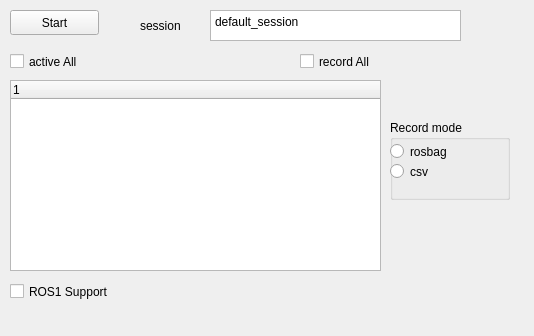
<?xml version="1.0" encoding="UTF-8"?>
<ui version="4.0">
 <class>MocapControlWidget</class>
 <widget class="QWidget" name="MocapControlWidget">
  <property name="geometry">
   <rect>
    <x>0</x>
    <y>0</y>
    <width>534</width>
    <height>336</height>
   </rect>
  </property>
  <property name="windowTitle">
   <string>MocapControl</string>
  </property>
  <widget class="QPushButton" name="startButton">
   <property name="geometry">
    <rect>
     <x>10</x>
     <y>10</y>
     <width>89</width>
     <height>25</height>
    </rect>
   </property>
   <property name="text">
    <string>Start</string>
   </property>
  </widget>
  <widget class="QTreeWidget" name="treeWidget">
   <property name="geometry">
    <rect>
     <x>10</x>
     <y>80</y>
     <width>371</width>
     <height>191</height>
    </rect>
   </property>
   <column>
    <property name="text">
     <string notr="true">1</string>
    </property>
   </column>
  </widget>
  <widget class="QCheckBox" name="recordAllCheckBox">
   <property name="geometry">
    <rect>
     <x>300</x>
     <y>50</y>
     <width>92</width>
     <height>23</height>
    </rect>
   </property>
   <property name="text">
    <string>record All</string>
   </property>
  </widget>
  <widget class="QCheckBox" name="activeAllCheckBox">
   <property name="geometry">
    <rect>
     <x>10</x>
     <y>50</y>
     <width>92</width>
     <height>23</height>
    </rect>
   </property>
   <property name="text">
    <string>active All</string>
   </property>
  </widget>
  <widget class="QPlainTextEdit" name="sessionTextEdit">
   <property name="geometry">
    <rect>
     <x>210</x>
     <y>10</y>
     <width>251</width>
     <height>31</height>
    </rect>
   </property>
   <property name="plainText">
    <string>default_session</string>
   </property>
  </widget>
  <widget class="QLabel" name="label">
   <property name="geometry">
    <rect>
     <x>140</x>
     <y>10</y>
     <width>81</width>
     <height>31</height>
    </rect>
   </property>
   <property name="text">
    <string>session</string>
   </property>
  </widget>
  <widget class="QGroupBox" name="groupBox">
   <property name="geometry">
    <rect>
     <x>390</x>
     <y>120</y>
     <width>120</width>
     <height>80</height>
    </rect>
   </property>
   <property name="title">
    <string>Record mode</string>
   </property>
   <widget class="QRadioButton" name="radioButton">
    <property name="geometry">
     <rect>
      <x>0</x>
      <y>20</y>
      <width>112</width>
      <height>23</height>
     </rect>
    </property>
    <property name="text">
     <string>rosbag</string>
    </property>
   </widget>
   <widget class="QRadioButton" name="radioButton_2">
    <property name="geometry">
     <rect>
      <x>0</x>
      <y>40</y>
      <width>112</width>
      <height>23</height>
     </rect>
    </property>
    <property name="text">
     <string>csv</string>
    </property>
   </widget>
  </widget>
  <widget class="QCheckBox" name="enableROS1checkBox">
   <property name="geometry">
    <rect>
     <x>10</x>
     <y>280</y>
     <width>151</width>
     <height>23</height>
    </rect>
   </property>
   <property name="text">
    <string>ROS1 Support</string>
   </property>
  </widget>
 </widget>
 <resources/>
 <connections/>
</ui>
